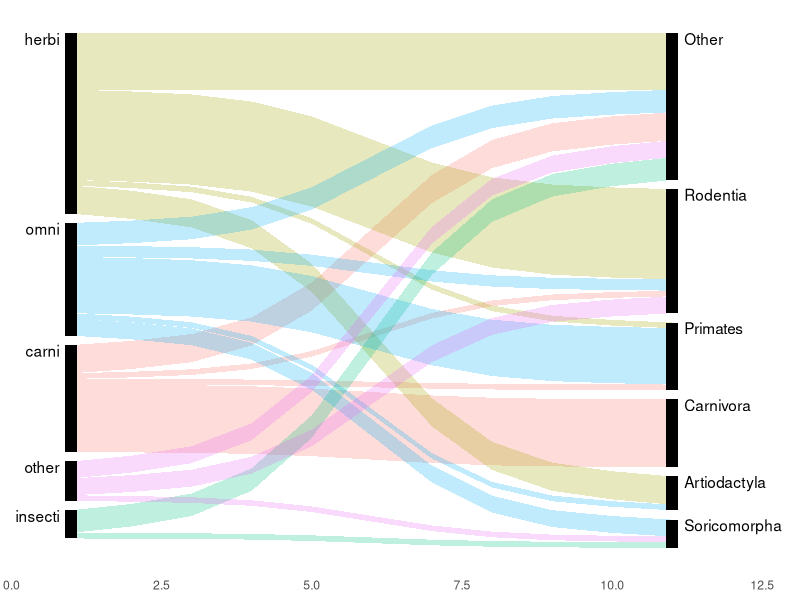

The R source for this figure:
library(tidyverse)

test_data <-
  msleep %>%
  mutate(
    order = fct_lump(order, 5) %>% as.character(),
    vore = replace_na(vore, "other")
  ) %>%
  select(order, vore, genus, name) %>%
  arrange(order, vore, genus, name)



#' @examples 
#' 
make_sankey_df <- function(df, col_1, col_2, ord_by = NA, sep = 0.02, x = 1) {
  sigmoid <- 
    c(0, (1 / (1 + exp(-(-4:4)))), 1)
  
  gap <- sep * nrow(df)

  df_set <-
    df %>%
    # assign variables
    select_(
      col_1 = col_1,
      col_2 = col_2
    ) %>%
    mutate(group = paste(col_1, col_2)) %>%
    # roll up data
    group_by(group, col_1, col_2) %>%
    summarise(n = n()) %>%
    group_by(col_1) %>%
    mutate(n_col_1 = sum(n)) %>%
    group_by(col_2) %>%
    mutate(n_col_2 = sum(n)) %>%
    ungroup() %>%
    # line up y-positions for col_1
    arrange(n_col_1, col_1, n_col_2) %>%
    mutate(
      add_gap_1 = (col_1 != lag(col_1, default = first(col_1))),
      y1 = cumsum(n + ifelse(add_gap_1, gap, 0))
    ) %>%
    ungroup() %>%
    # repeat for col_2
    arrange(n_col_2, y1) %>%
    mutate(
      add_gap_2 = (col_2 != lag(col_2, default = first(col_2))),
      y2 = cumsum(n + ifelse(add_gap_2, gap, 0))
    )


  df_final <-
    df_set %>%
    # bump up col_1 y values
    mutate(y1 = y1 + (max(y2) - max(y1))) %>%
    mutate(height = y2 - y1) %>%
    mutate(
      y_curve = list(sigmoid),
      x = list(1:11)
    ) %>%
    unnest(c(y_curve, x)) %>% 
    mutate(
      high = y1 + (y_curve * height),
      low = high - n
    ) %>%
    mutate()
}


#' @examples 
#' 
sankey_label <- function(df, col, side) {
  find_x <- ifelse(side == "left", min(df$x), max(df$x))

  df %>%
    group_by_(col) %>%
    filter(x == find_x) %>%
    summarise(
      x = find_x,
      high = max(high)
    ) %>% 
    ungroup()
}


#' @examples 
#' 
plot_sankey <- function(df, col_1, col_2) {
  prep_df <- make_sankey_df(test_data, col_1 = col_1, col_2 = col_2)


  ggplot(prep_df) +
    geom_ribbon(aes(x = x, ymax = high, ymin = low, group = group, fill = col_1),
      alpha = 0.25
    ) +
    geom_rect(
      data = filter(prep_df, x %in% c(min(x), max(x))),
      aes(
        xmin = x - 0.1, xmax = x + 0.1,
        ymin = low, ymax = high, group = group
      ),
      fill = "black"
    ) +
    geom_text(
      data = sankey_label(prep_df, "col_1", "left"),
      aes(x = x, y = high - 1, label = col_1), hjust = 1, nudge_x = -0.2
    ) +
    geom_text(
      data = sankey_label(prep_df, "col_2", "right"),
      aes(x = x, y = high - 1, label = col_2), hjust = 0, nudge_x = 0.2
    ) +
    scale_x_continuous(limits = c(0, 13), expand = c(0, 0)) +
    theme(
      legend.position = "none",
      panel.background = element_rect(fill = "white"),
      axis.text.y = element_blank(),
      axis.ticks = element_blank(),
      axis.title = element_blank()
    )
}

# try it out ----
test_data %>% 
  plot_sankey(col_1 = "vore", col_2 = "order")
